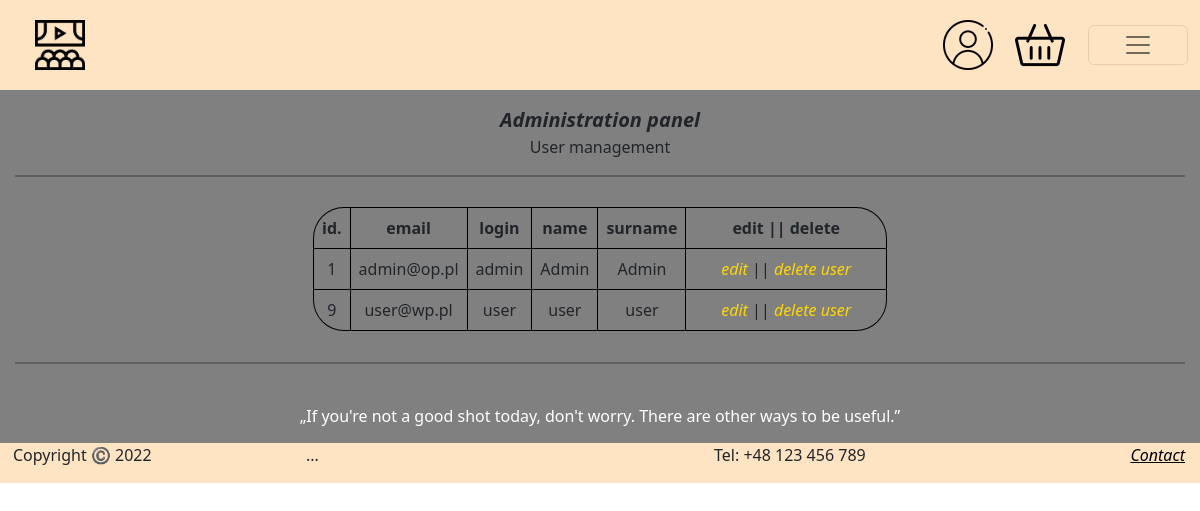
/admin/UserBase.php, run on an earlier commit of the app's database.
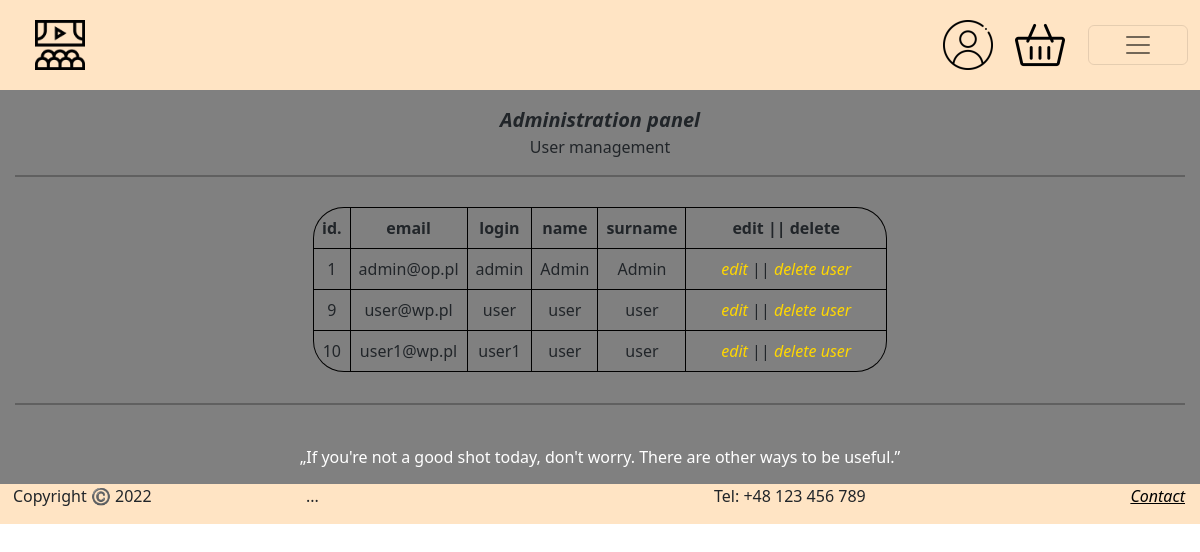
And on a later commit of the database.
### tables this page shows
CREATE TABLE "Users" (
	"id"	INTEGER NOT NULL UNIQUE,
	"name"	TEXT NOT NULL,
	"surname"	TEXT NOT NULL,
	"login"	TEXT NOT NULL,
	"password"	TEXT NOT NULL,
	"email"	TEXT NOT NULL,
	"prof_image"	TEXT,
	"is_admin"	INTEGER DEFAULT 'false',
	PRIMARY KEY("id" AUTOINCREMENT)
);

### PHP/db_connect.php (called while the page is built, shortened)
<?php
    class DBConnection
    {
        private static $instance;
        private $pdo;
        private function __construct()
        {
            $dsn = 'sqlite:../DB/DVDBase.db';
            $this->pdo = new PDO($dsn);
        }
        public static function getInstance()
        {
            if (self::$instance === null) {
                self::$instance = new self();
            }
            return self::$instance;
        }
        public function getPDO()
        {
            return $this->pdo;
        }
    }
    $pdo = DBConnection::getInstance()->getPDO();
    class SqlLiteQueryBuilder implements SQLQueryBuilder
    {
        protected $query;
        protected function reset(): void
        {
            $this->query = new \stdClass();
        }
        public function select(string $table, array $fields): SQLQueryBuilder
        {
            $this->query->base = "SELECT " . implode(", ", $fields) . " FROM " . $table;
            $this->query->type = 'select';
            return $this;
        }
        public function getSQL(): string
        {
            $query = $this->query;
            $sql = $query->base;
            $sql .= ";";
            return $sql;
        }
    };
    $sql = new SqlLiteQueryBuilder();
    $query = $pdo -> query($sql ->select("Users", ["*"])
                  ->getSQL());
    $rows = $query -> fetchAll(PDO::FETCH_ASSOC);
?>

### admin/UserBase.php (the view, shortened to what this page needs)
<?php
require("../php/db_connect.php");
$logged = isset($_SESSION["UserId"]);
?>
<!DOCTYPE html>
<html lang="pl">
<head>
    <link href="https://cdn.jsdelivr.net/npm/bootstrap@5.2.2/dist/css/bootstrap.min.css" rel="stylesheet"
>
    <link rel="stylesheet" href="../CSS/pageStyles.css">
</head>
<body>
        <div class="container-fluid">
        <div class="top" style="background-color: gray">
                <nav class="navbar" style="padding: 0px;">
                    <div class="container-fluid" style="padding: 15px; background-color: bisque;">
                        <a class="navbar-brand col-4" href="../PHP/index.php"><img src="../images/logo2.png" alt="logo" width="50px" height="50px" style="margin-left: 20px;"></a>
                        <div class="profileIcon">
                            <a class="nav-link col-1" href="
                            <?php
                            if ($logged) {
                            echo "../php/profile.php";
                            }
                            else{
                            echo "../php/login.php";
                            }
                             ?>
                            ">
                                <img src="../images/PageIcons/user.png" alt="user.png" width="50px" height="50px">
                            </a>
                        </div>
                        <div class="cartIcon" >
                            <a class="nav-link col-1" href="
                            <?php
                            if ($logged) {
                            echo "../php/cart.php";
                            }
                            else{
                            echo "../php/registration.php";
                            }
                             ?>
                            ">
                                <img src="../images/PageIcons/cart.png" alt="cart.png" width="50px" height="50px">
                            </a>
                        </div>
                        <div class="col-1">
                            <button class="navbar-toggler navbarButton" type="button" data-bs-toggle="collapse" data-bs-target="#navbarScroll" aria-controls="navbarScroll" aria-expanded="false" aria-label="Toggle navigation">
                                <span class="navbar-toggler-icon"></span>
                            </button>
                        </div>
                    </div>
                </nav>
            </div>
            <div class="main" style="display: block;">
                <div class="main" style="padding: 15px;">
                    <div class="row">
                        <div class="col adminPageTitle">
                            Administration panel
                        </div>
                    </div>
                    <div class="row">
                        <div class="col" style="text-align: center;">
                            User management
                        </div>
                    </div>
                    <div>
                        <hr>
                        <div class="row justify-content-center">
                            <div class="col-auto">
                                <?php
                                echo'
                                <table class="usersData table table-responsive"">
                                    <tr>
                                        <th class="th">id.</th>
                                        <th class="th">email</th>
                                        <th class="th">login</th>
                                        <th class="th">name</th>
                                        <th class="th">surname</th>
                                        <th class="th thLast">edit || delete</th>
                                    </tr>
                                ';
                                foreach ($rows as $row) {
                                echo'
                                    <tr>
                                        <td class="td">'.$row['id'].'</td>
                                        <td class="td">'.$row['email'].'</td>
                                        <td class="td">'.$row['login'].'</td>
                                        <td class="td">'.$row['name'].'</td>
                                        <td class="td">'.$row['surname'].'</td>
                                        <td class="td tdLast"><a href="#">edit</a> || <a href="delete.php?id='.$row['id'].'">delete user</a></td>
                                    </tr>
                                ';
                                }
                                echo '</table>'
                                ?>
                            </div>
                        </div>
                        <hr>
                    </div><br>
                    <div class="row">
                        <div class="col" style="text-align: center;">
                                <q style="color:white;">If you're not a good shot today, don't worry. There are other ways to be useful.</q>
                        </div>
                  </div>
                </div>
            </div>
            <div class="footer sticky-bottom bg-gray opacity-100 w-100"  style="background-color: bisque;">
                <div class="row">
                    <p class="col-3" style="padding-left: 25px;">Copyright ©️ 2022</p>
                    <p class="col-3">...</p>
                    <p class="col-3 offset-1">Tel: +48 123 456 789</p>
                    <div class="col-2">
                        <a class="float-end" href="contact.php" style="padding-right: 15px; color: black; background-color: transparent; text-decoration: none;"><u>Contact</u></a>
                      </div>
                </div>
            </div>
    </div>
</body>
</html>

### css/pageStyles.css (style rules this page uses)
* { padding: 0px; margin: 0px; -ms-overflow-style: none; scrollbar-width: none; }
.container-fluid { background-color: gray; padding: 0px; overflow-x: hidden; }
.footer { background-color: bisque; }
.top { background-color: bisque; }
.profileIcon { padding-left: 10px; }
.cartIcon { padding-left: 10px; padding-right: 10px; }
a { font-style: italic; text-decoration: none; color: gold; }
hr { border: 1px solid black; }
.usersData { margin-top: 15px; border: 1px solid black; border-radius: 10px; border-collapse: collapse; border-radius: 30px; border-style: hidden; box-shadow: 0 0 0 1px black; }
.th { border: 1px solid black; padding: 10px; text-align: center; }
.td { border: 1px solid black; padding: 7px; text-align: center; }
.adminPageTitle { text-align: center; font-size: 20px; font-weight: bold; font-style: italic; }
.personalMovies, th, td { border: 1px solid black; }
@media only screen and (min-width: 1170px) { .navbarButton { width: 100px; } }
@media only screen and (min-width: 1170px) { .thLast, .tdLast { width: 200px; } }

What changed in the data, as far as the page shows it:
added users: id "10", email "user1@wp.pl", login "user1", name "user", surname "user"
